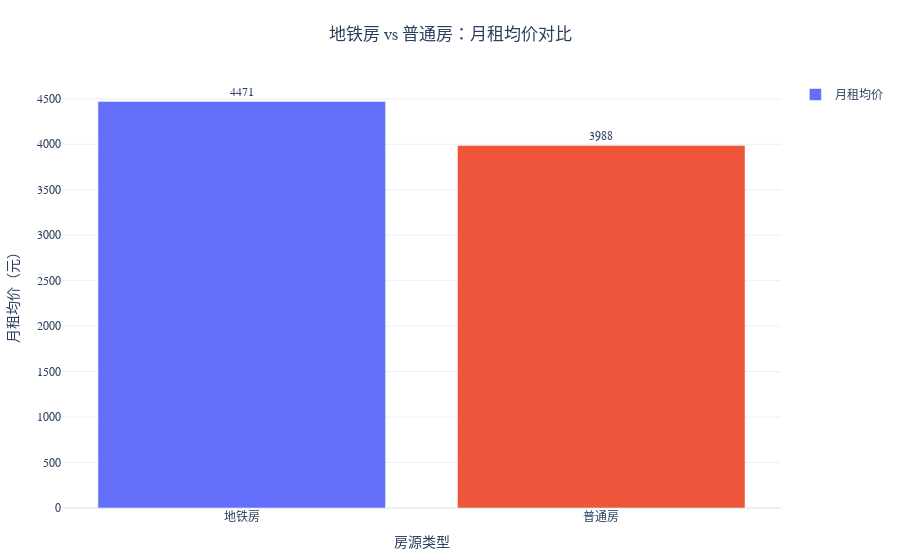

Notebook source saved alongside this figure:
### Code cell
fig2 = viz.plot_subway_premium()
fig2.show()

### Figure 1 — Plotly figure (JSON) as saved in the notebook; plotly's stock layout.template omitted (floating-point values rounded to 4 significant figures)
{"data": [{"marker": {"color": ["#636EFA", "#EF553B"]}, "name": "月租均价", "text": [4471.0, 3988.0], "textposition": "outside", "x": ["地铁房", "普通房"], "y": [4471.0, 3988.0], "type": "bar"}], "layout": {"xaxis": {"title": {"text": "房源类型"}}, "yaxis": {"title": {"text": "月租均价（元）"}}, "title": {"text": "地铁房 vs 普通房：月租均价对比", "x": 0.5, "y": 0.95, "xanchor": "center", "yanchor": "top"}, "font": {"family": "Microsoft YaHei", "size": 12}, "margin": {"l": 40, "r": 40, "t": 80, "b": 40}, "showlegend": true}}
